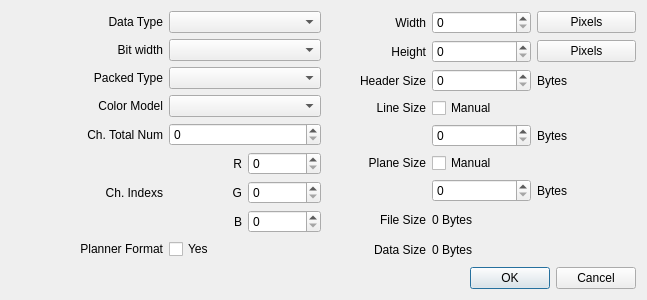
<?xml version="1.0" encoding="UTF-8"?>
<ui version="4.0">
 <class>OpenDialog</class>
 <widget class="QDialog" name="OpenDialog">
  <property name="geometry">
   <rect>
    <x>0</x>
    <y>0</y>
    <width>647</width>
    <height>300</height>
   </rect>
  </property>
  <property name="windowTitle">
   <string>Open Raw</string>
  </property>
  <layout class="QVBoxLayout" name="verticalLayout_2">
   <item>
    <layout class="QHBoxLayout" name="horizontalLayout">
     <item>
      <layout class="QGridLayout" name="gridLayout">
       <item row="2" column="1">
        <widget class="QComboBox" name="mPackedType_Combo">
         <property name="editable">
          <bool>false</bool>
         </property>
        </widget>
       </item>
       <item row="5" column="1">
        <layout class="QGridLayout" name="gridLayout_2">
         <item row="0" column="1">
          <widget class="QSpinBox" name="mChIndex0_SpinBox"/>
         </item>
         <item row="0" column="0">
          <widget class="QLabel" name="ChIndex0_Label">
           <property name="text">
            <string>R</string>
           </property>
           <property name="alignment">
            <set>Qt::AlignRight|Qt::AlignTrailing|Qt::AlignVCenter</set>
           </property>
          </widget>
         </item>
         <item row="1" column="0">
          <widget class="QLabel" name="ChIndex1_Label">
           <property name="text">
            <string>G</string>
           </property>
           <property name="alignment">
            <set>Qt::AlignRight|Qt::AlignTrailing|Qt::AlignVCenter</set>
           </property>
          </widget>
         </item>
         <item row="1" column="1">
          <widget class="QSpinBox" name="mChIndex1_SpinBox"/>
         </item>
         <item row="2" column="0">
          <widget class="QLabel" name="ChIndex2_Label">
           <property name="text">
            <string>B</string>
           </property>
           <property name="alignment">
            <set>Qt::AlignRight|Qt::AlignTrailing|Qt::AlignVCenter</set>
           </property>
          </widget>
         </item>
         <item row="2" column="1">
          <widget class="QSpinBox" name="mChIndex2_SpinBox"/>
         </item>
        </layout>
       </item>
       <item row="1" column="0">
        <widget class="QLabel" name="label_2">
         <property name="text">
          <string>Bit width</string>
         </property>
         <property name="alignment">
          <set>Qt::AlignRight|Qt::AlignTrailing|Qt::AlignVCenter</set>
         </property>
        </widget>
       </item>
       <item row="1" column="1">
        <widget class="QComboBox" name="mBitWidth_Combo">
         <property name="editable">
          <bool>false</bool>
         </property>
        </widget>
       </item>
       <item row="6" column="1">
        <widget class="QCheckBox" name="mPlannerFormat_Check">
         <property name="text">
          <string>Yes</string>
         </property>
        </widget>
       </item>
       <item row="4" column="1">
        <widget class="QSpinBox" name="mChTotalNum_Combo"/>
       </item>
       <item row="0" column="0">
        <widget class="QLabel" name="label">
         <property name="text">
          <string>Data Type</string>
         </property>
         <property name="alignment">
          <set>Qt::AlignRight|Qt::AlignTrailing|Qt::AlignVCenter</set>
         </property>
        </widget>
       </item>
       <item row="2" column="0">
        <widget class="QLabel" name="label_3">
         <property name="text">
          <string>Packed Type</string>
         </property>
         <property name="alignment">
          <set>Qt::AlignRight|Qt::AlignTrailing|Qt::AlignVCenter</set>
         </property>
        </widget>
       </item>
       <item row="6" column="0">
        <widget class="QLabel" name="label_7">
         <property name="text">
          <string>Planner Format</string>
         </property>
         <property name="alignment">
          <set>Qt::AlignRight|Qt::AlignTrailing|Qt::AlignVCenter</set>
         </property>
        </widget>
       </item>
       <item row="3" column="1">
        <widget class="QComboBox" name="mColorModel_Combo">
         <property name="editable">
          <bool>false</bool>
         </property>
        </widget>
       </item>
       <item row="5" column="0">
        <widget class="QLabel" name="label_6">
         <property name="text">
          <string>Ch. Indexs</string>
         </property>
         <property name="alignment">
          <set>Qt::AlignRight|Qt::AlignTrailing|Qt::AlignVCenter</set>
         </property>
        </widget>
       </item>
       <item row="0" column="1">
        <widget class="QComboBox" name="mDataType_Combo">
         <property name="editable">
          <bool>false</bool>
         </property>
        </widget>
       </item>
       <item row="3" column="0">
        <widget class="QLabel" name="label_4">
         <property name="text">
          <string>Color Model</string>
         </property>
         <property name="alignment">
          <set>Qt::AlignRight|Qt::AlignTrailing|Qt::AlignVCenter</set>
         </property>
        </widget>
       </item>
       <item row="4" column="0">
        <widget class="QLabel" name="label_5">
         <property name="text">
          <string>Ch. Total Num</string>
         </property>
         <property name="alignment">
          <set>Qt::AlignRight|Qt::AlignTrailing|Qt::AlignVCenter</set>
         </property>
        </widget>
       </item>
      </layout>
     </item>
     <item>
      <layout class="QGridLayout" name="gridLayout_3">
       <item row="2" column="1">
        <widget class="QSpinBox" name="mHeaderSize_SpinBox">
         <property name="maximum">
          <number>2147483647</number>
         </property>
        </widget>
       </item>
       <item row="0" column="2">
        <widget class="QPushButton" name="mWidth_Button">
         <property name="text">
          <string>Pixels</string>
         </property>
        </widget>
       </item>
       <item row="6" column="1">
        <widget class="QSpinBox" name="mPlaneSize_SpinBox">
         <property name="maximum">
          <number>2147483647</number>
         </property>
        </widget>
       </item>
       <item row="3" column="1">
        <widget class="QCheckBox" name="mLineSize_Check">
         <property name="text">
          <string>Manual</string>
         </property>
        </widget>
       </item>
       <item row="7" column="0">
        <widget class="QLabel" name="label_18">
         <property name="text">
          <string>File Size</string>
         </property>
         <property name="alignment">
          <set>Qt::AlignRight|Qt::AlignTrailing|Qt::AlignVCenter</set>
         </property>
        </widget>
       </item>
       <item row="1" column="1">
        <widget class="QSpinBox" name="mHeight_SpinBox">
         <property name="maximum">
          <number>2147483647</number>
         </property>
        </widget>
       </item>
       <item row="6" column="2">
        <widget class="QLabel" name="label_17">
         <property name="text">
          <string>Bytes</string>
         </property>
         <property name="alignment">
          <set>Qt::AlignLeading|Qt::AlignLeft|Qt::AlignVCenter</set>
         </property>
        </widget>
       </item>
       <item row="5" column="0">
        <widget class="QLabel" name="label_16">
         <property name="text">
          <string>Plane Size</string>
         </property>
         <property name="alignment">
          <set>Qt::AlignRight|Qt::AlignTrailing|Qt::AlignVCenter</set>
         </property>
        </widget>
       </item>
       <item row="5" column="1">
        <widget class="QCheckBox" name="mPlaneSize_Check">
         <property name="text">
          <string>Manual</string>
         </property>
        </widget>
       </item>
       <item row="2" column="2">
        <widget class="QLabel" name="label_13">
         <property name="text">
          <string>Bytes</string>
         </property>
         <property name="alignment">
          <set>Qt::AlignLeading|Qt::AlignLeft|Qt::AlignVCenter</set>
         </property>
        </widget>
       </item>
       <item row="0" column="1">
        <widget class="QSpinBox" name="mWidth_SpinBox">
         <property name="maximum">
          <number>2147483647</number>
         </property>
        </widget>
       </item>
       <item row="7" column="1">
        <widget class="QLabel" name="mFileSize_Label">
         <property name="text">
          <string>0 Bytes</string>
         </property>
         <property name="alignment">
          <set>Qt::AlignLeading|Qt::AlignLeft|Qt::AlignVCenter</set>
         </property>
        </widget>
       </item>
       <item row="0" column="0">
        <widget class="QLabel" name="label_8">
         <property name="text">
          <string>Width</string>
         </property>
         <property name="alignment">
          <set>Qt::AlignRight|Qt::AlignTrailing|Qt::AlignVCenter</set>
         </property>
        </widget>
       </item>
       <item row="4" column="2">
        <widget class="QLabel" name="label_15">
         <property name="text">
          <string>Bytes</string>
         </property>
         <property name="alignment">
          <set>Qt::AlignLeading|Qt::AlignLeft|Qt::AlignVCenter</set>
         </property>
        </widget>
       </item>
       <item row="2" column="0">
        <widget class="QLabel" name="label_10">
         <property name="text">
          <string>Header Size</string>
         </property>
         <property name="alignment">
          <set>Qt::AlignRight|Qt::AlignTrailing|Qt::AlignVCenter</set>
         </property>
        </widget>
       </item>
       <item row="1" column="2">
        <widget class="QPushButton" name="mHeight_Button">
         <property name="text">
          <string>Pixels</string>
         </property>
        </widget>
       </item>
       <item row="1" column="0">
        <widget class="QLabel" name="label_9">
         <property name="text">
          <string>Height</string>
         </property>
         <property name="alignment">
          <set>Qt::AlignRight|Qt::AlignTrailing|Qt::AlignVCenter</set>
         </property>
        </widget>
       </item>
       <item row="4" column="1">
        <widget class="QSpinBox" name="mLineSize_SpinBox">
         <property name="maximum">
          <number>2147483647</number>
         </property>
        </widget>
       </item>
       <item row="3" column="0">
        <widget class="QLabel" name="label_14">
         <property name="text">
          <string>Line Size</string>
         </property>
         <property name="alignment">
          <set>Qt::AlignRight|Qt::AlignTrailing|Qt::AlignVCenter</set>
         </property>
        </widget>
       </item>
       <item row="8" column="0">
        <widget class="QLabel" name="label_20">
         <property name="text">
          <string>Data Size</string>
         </property>
         <property name="alignment">
          <set>Qt::AlignRight|Qt::AlignTrailing|Qt::AlignVCenter</set>
         </property>
        </widget>
       </item>
       <item row="8" column="1">
        <widget class="QLabel" name="mDataSize_Label">
         <property name="text">
          <string>0 Bytes</string>
         </property>
         <property name="alignment">
          <set>Qt::AlignLeading|Qt::AlignLeft|Qt::AlignVCenter</set>
         </property>
        </widget>
       </item>
      </layout>
     </item>
    </layout>
   </item>
   <item>
    <widget class="QDialogButtonBox" name="buttonBox">
     <property name="orientation">
      <enum>Qt::Horizontal</enum>
     </property>
     <property name="standardButtons">
      <set>QDialogButtonBox::Cancel|QDialogButtonBox::Ok</set>
     </property>
    </widget>
   </item>
  </layout>
 </widget>
 <resources/>
 <connections>
  <connection>
   <sender>buttonBox</sender>
   <signal>accepted()</signal>
   <receiver>OpenDialog</receiver>
   <slot>accept()</slot>
   <hints>
    <hint type="sourcelabel">
     <x>248</x>
     <y>254</y>
    </hint>
    <hint type="destinationlabel">
     <x>157</x>
     <y>274</y>
    </hint>
   </hints>
  </connection>
  <connection>
   <sender>buttonBox</sender>
   <signal>rejected()</signal>
   <receiver>OpenDialog</receiver>
   <slot>reject()</slot>
   <hints>
    <hint type="sourcelabel">
     <x>316</x>
     <y>260</y>
    </hint>
    <hint type="destinationlabel">
     <x>286</x>
     <y>274</y>
    </hint>
   </hints>
  </connection>
 </connections>
 <designerdata>
  <property name="gridDeltaX">
   <number>10</number>
  </property>
  <property name="gridDeltaY">
   <number>10</number>
  </property>
  <property name="gridSnapX">
   <bool>true</bool>
  </property>
  <property name="gridSnapY">
   <bool>true</bool>
  </property>
  <property name="gridVisible">
   <bool>true</bool>
  </property>
 </designerdata>
</ui>
